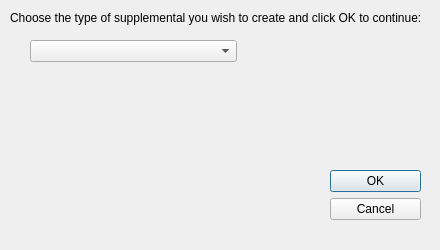
<?xml version="1.0" encoding="UTF-8"?>
<ui version="4.0">
 <class>brsgis_supp_pre_form</class>
 <widget class="QDialog" name="brsgis_supp_pre_form">
  <property name="geometry">
   <rect>
    <x>0</x>
    <y>0</y>
    <width>440</width>
    <height>250</height>
   </rect>
  </property>
  <property name="windowTitle">
   <string>Supplemental Type</string>
  </property>
  <widget class="QDialogButtonBox" name="buttonBox">
   <property name="geometry">
    <rect>
     <x>330</x>
     <y>170</y>
     <width>91</width>
     <height>61</height>
    </rect>
   </property>
   <property name="orientation">
    <enum>Qt::Vertical</enum>
   </property>
   <property name="standardButtons">
    <set>QDialogButtonBox::Cancel|QDialogButtonBox::Ok</set>
   </property>
  </widget>
  <widget class="QLabel" name="label_9">
   <property name="geometry">
    <rect>
     <x>10</x>
     <y>10</y>
     <width>431</width>
     <height>16</height>
    </rect>
   </property>
   <property name="font">
    <font>
     <weight>50</weight>
     <bold>false</bold>
    </font>
   </property>
   <property name="text">
    <string>Choose the type of supplemental you wish to create and click OK to continue:</string>
   </property>
   <property name="scaledContents">
    <bool>true</bool>
   </property>
  </widget>
  <widget class="QComboBox" name="supp_type">
   <property name="geometry">
    <rect>
     <x>30</x>
     <y>40</y>
     <width>182</width>
     <height>20</height>
    </rect>
   </property>
   <property name="sizeAdjustPolicy">
    <enum>QComboBox::AdjustToContents</enum>
   </property>
   <item>
    <property name="text">
     <string/>
    </property>
   </item>
   <item>
    <property name="text">
     <string>Plan by Others (P)</string>
    </property>
   </item>
   <item>
    <property name="text">
     <string>Document (D)</string>
    </property>
   </item>
   <item>
    <property name="text">
     <string>Raster (R)</string>
    </property>
   </item>
   <item>
    <property name="text">
     <string>Proposed / Design (P)</string>
    </property>
   </item>
   <item>
    <property name="text">
     <string>Historical Map / 1857 County (H)</string>
    </property>
   </item>
   <item>
    <property name="text">
     <string>Tax Maps (T)</string>
    </property>
   </item>
   <item>
    <property name="text">
     <string>Map (M)</string>
    </property>
   </item>
   <item>
    <property name="text">
     <string>Folder (F)</string>
    </property>
   </item>
   <item>
    <property name="text">
     <string>Other (O)</string>
    </property>
   </item>
   <item>
    <property name="text">
     <string>USGS QUADS (Q)</string>
    </property>
   </item>
  </widget>
 </widget>
 <resources/>
 <connections>
  <connection>
   <sender>buttonBox</sender>
   <signal>accepted()</signal>
   <receiver>brsgis_supp_pre_form</receiver>
   <slot>accept()</slot>
   <hints>
    <hint type="sourcelabel">
     <x>248</x>
     <y>254</y>
    </hint>
    <hint type="destinationlabel">
     <x>157</x>
     <y>274</y>
    </hint>
   </hints>
  </connection>
  <connection>
   <sender>buttonBox</sender>
   <signal>rejected()</signal>
   <receiver>brsgis_supp_pre_form</receiver>
   <slot>reject()</slot>
   <hints>
    <hint type="sourcelabel">
     <x>316</x>
     <y>260</y>
    </hint>
    <hint type="destinationlabel">
     <x>286</x>
     <y>274</y>
    </hint>
   </hints>
  </connection>
 </connections>
</ui>
